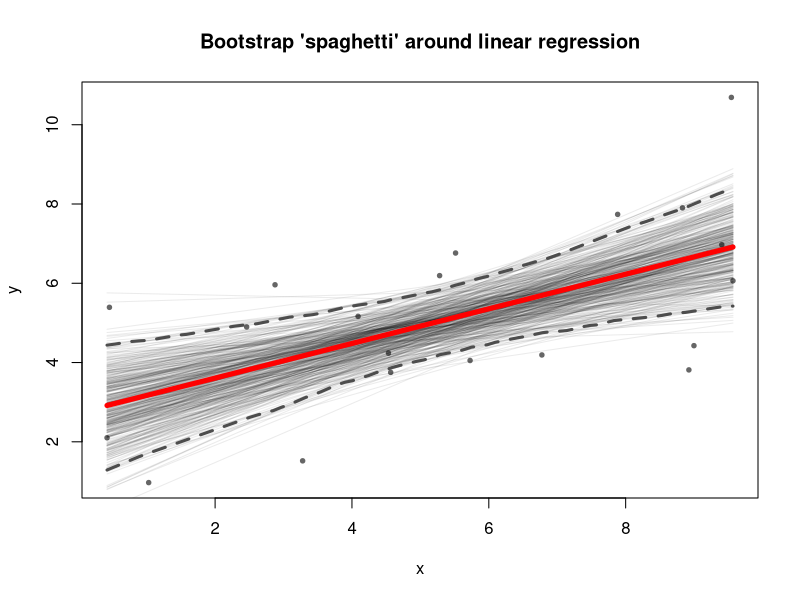

Write the R code that produced this figure.
# Bootstrap "spaghetti" around OLS (base R; uses data=subset, not x[idx])
set.seed(123)

# Demo data
n <- 20
x <- runif(n, 0, 10)
y <- 1.5 + 0.7*x + rnorm(n, sd = 2)
df <- data.frame(x = x, y = y)

# Clean & fit
df <- df[is.finite(df$x) & is.finite(df$y), , drop = FALSE]
stopifnot(nrow(df) > 1)
m  <- lm(y ~ x, data = df)

# Grid and bootstrap container
xg <- seq(min(df$x), max(df$x), length.out = 80)
B  <- 400
P  <- matrix(NA_real_, nrow = length(xg), ncol = B)

# Bootstrap by resampling rows of df (duplicates allowed)
for (b in seq_len(B)) {
  idx <- sample.int(nrow(df), nrow(df), replace = TRUE)
  fit <- lm(y ~ x, data = df[idx, , drop = FALSE])
  P[, b] <- as.numeric(predict(fit, newdata = data.frame(x = xg)))
}

# Plot
plot(df$x, df$y, pch = 19, cex = 0.6, col = "gray40",
     xlab = "x", ylab = "y",
     main = "Bootstrap 'spaghetti' around linear regression")

matlines(xg, P, lty = 1, lwd = 1, col = rgb(0, 0, 0, 0.08))   # ~200 faint lines
lines(xg, predict(m, newdata = data.frame(x = xg)), lwd = 5, col = "red")

# Optional: 95% bootstrap band
q <- t(apply(P, 1, quantile, probs = c(.025, .975), na.rm = TRUE))
lines(xg, q[, 1], lty = 2, lwd = 3, col = "gray30")
lines(xg, q[, 2], lty = 2, lwd = 3, col = "gray30")

# Quick sanity checks if needed:
# dim(P); length(xg)  # should be 80 x 200 and 80


